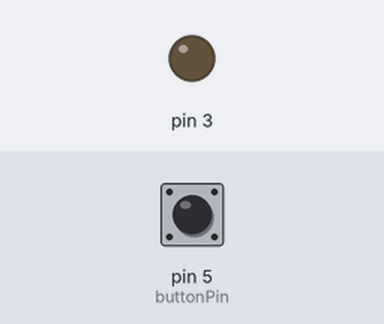
Simulated run of this program. Board: Raspberry Pi (header pin numbers). Parts: output pins drawn as LEDs (lit = HIGH). The inputs (shaded band) are chosen by the test bench; at power-on: pin 5 (buttonPin) HIGH.

Above: at 1.2 s.
1.3 s: pin 5 (buttonPin) pulsed LOW 5 times (0.12 s each, 0.3 s apart)
At 2.35 s:
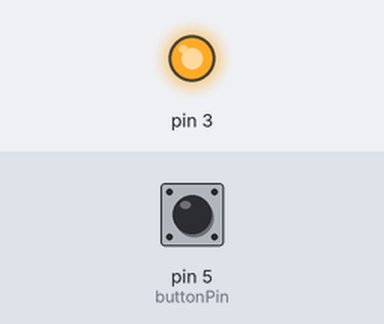
Timing chart, 0 to 4.3 s (numbered marks = the images above; inputs shaded):
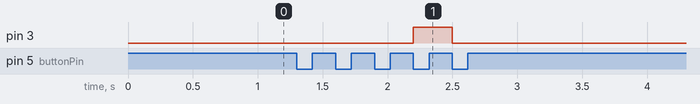

The program:

event.py
```python
import RPi.GPIO as GPIO
import time


class pi:
    GPIO.setwarnings(False)
    GPIO.setmode(GPIO.BOARD)
    buttonPin = 5
    GPIO.setup(buttonPin,GPIO.IN,pull_up_down = GPIO.PUD_UP)
    GPIO.setup(3,GPIO.OUT)
    count=0
    def __init__(self):
        GPIO.add_event_detect(self.buttonPin,GPIO.FALLING,callback=self.pressed,bouncetime=200)
    def pressed(self,e):
        self.count+=1
        if (self.count%4==0):
            GPIO.output(3,GPIO.HIGH)
        else:
            GPIO.output(3,GPIO.LOW)

if __name__ == '__main__':
    p = pi()
    input()
```

Measured:
- after the input at 1.3 s, pin 3: LOW → HIGH after 0.90 s, → LOW 0.30 s later
